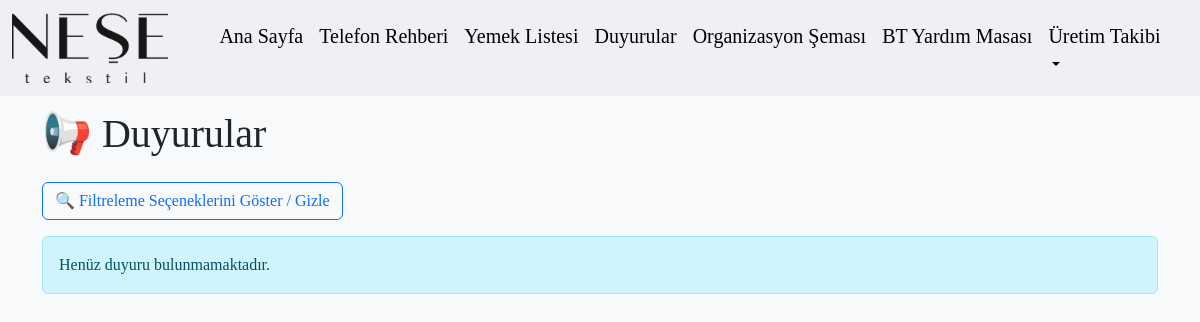
The app's page /duyurular, older data.
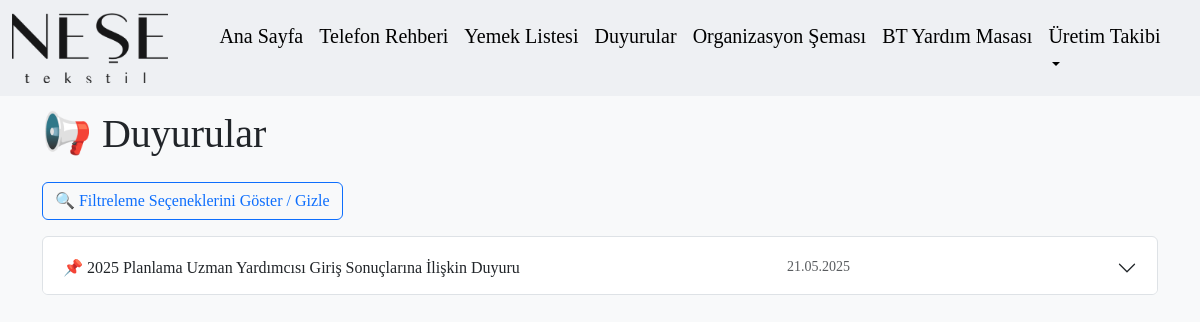
The same page, newer data.
### tables this page shows
CREATE TABLE duyurular (
            id INTEGER PRIMARY KEY AUTOINCREMENT,
            baslik TEXT NOT NULL,
            icerik TEXT NOT NULL
        , tarih TEXT);

### app.py (the view)
@app.route('/duyurular')
def duyurular():
    conn = get_db_connection()
    duyurular_raw = conn.execute('SELECT * FROM duyurular ORDER BY tarih DESC').fetchall()
    conn.close()
    duyurular = []
    for d in duyurular_raw:
        tarih_iso = d['tarih']  # örn: 2024-05-20
        try:
            tarih_tr = datetime.strptime(tarih_iso, "%Y-%m-%d").strftime("%d.%m.%Y")
        except:
            tarih_tr = tarih_iso  # hata olursa olduğu gibi göster
        duyurular.append({
            'id': d['id'],
            'baslik': d['baslik'],
            'icerik': d['icerik'],
            'tarih': tarih_tr
        })
    return render_template('duyurular.html', duyurular=duyurular)

### app.py (called while the page is built)
def get_db_connection():
    conn = sqlite3.connect('rehber.db')
    conn.row_factory = sqlite3.Row
    return conn

### templates/duyurular.html (shortened to what this page needs)
{% extends "base.html" %}
{% block content %}
<h1 class="mb-4">📢 Duyurular</h1>
<button class="btn btn-outline-primary mb-3" type="button" data-bs-toggle="collapse" data-bs-target="#filtrePaneli" aria-expanded="false" aria-controls="filtrePaneli">
    🔍 Filtreleme Seçeneklerini Göster / Gizle
</button>
{% if duyurular %}
<div class="accordion" id="duyuruAccordion">
    {% for d in duyurular %}
    <div class="accordion-item mb-2">
        <h2 class="accordion-header" id="heading{{ loop.index }}">
            <button class="accordion-button collapsed" type="button" data-bs-toggle="collapse" data-bs-target="#collapse{{ loop.index }}" aria-expanded="false" aria-controls="collapse{{ loop.index }}">
                📌 {{ d['baslik'] }} <span class="ms-auto text-muted small">{{ d['tarih'] }}</span>
            </button>
        </h2>
    </div>
    {% endfor %}
</div>
{% else %}
<div class="alert alert-info">Henüz duyuru bulunmamaktadır.</div>
{% endif %}
{% endblock %}

### templates/base.html (shortened to what this page needs)
<!DOCTYPE html>
<html lang="tr">
<head>
    <link href="https://cdn.jsdelivr.net/npm/bootstrap@5.3.3/dist/css/bootstrap.min.css" rel="stylesheet" />
    <link rel="stylesheet" href="{{ url_for('static', filename='style.css') }}">
</head>
<body>
  <nav class="navbar navbar-expand-lg navbar-light" style="background-color: #eef0f3; position: fixed; top: 0; left: 0; right: 0; z-index: 1000;">
    <div class="container-fluid">
      <a class="navbar-brand d-flex align-items-center" href="{{ url_for('index') }}">
        <img src="{{ url_for('static', filename='nese_logo_Nero_AI_Image_Upscaler_Business (2).png') }}" alt="Logo" height="70" class="me-2">
      </a>
      <div class="collapse navbar-collapse" id="navbarContent">
        <ul class="navbar-nav mx-auto">
          <li class="nav-item"><a class="nav-link" href="{{ url_for('index') }}"><h5>Ana Sayfa</h5></a></li>
          <li class="nav-item"><a class="nav-link" href="{{ url_for('rehber') }}"><h5>Telefon Rehberi</h5></a></li>
          <li class="nav-item"><a class="nav-link" href="{{ url_for('yemek_listesi') }}"><h5>Yemek Listesi</h5></a></li>
          <li class="nav-item"><a class="nav-link" href="{{ url_for('duyurular') }}"><h5>Duyurular</h5></a></li>
          <li class="nav-item"><a class="nav-link" href="#"><h5>Organizasyon Şeması</h5></a></li>
          <li class="nav-item"><a class="nav-link" href="#"><h5>BT Yardım Masası</h5></a></li>
         <li class="nav-item dropdown">
  <a class="nav-link dropdown-toggle" href="#" id="uretimDropdown" role="button" data-bs-toggle="dropdown" aria-expanded="false">
    <h5>Üretim Takibi</h5>
  </a>
</li>
        </ul>
      </div>
    </div>
  </nav>
  <div class="container" style="padding-top: 80px;">
    {% block content %}
    {% endblock %}
  </div>
</body>
</html>

### static/style.css (style rules this page uses)
body { padding: 30px; background-color: #f8f9fa; font-family: initial; }
h1 { margin-bottom: 30px; }
.navbar .nav-link { color: black !important; }
input, button { margin-right: 10px; }
.container { max-width: 100%; }
h2, h3, h4, h5 { margin: 0.3rem 0; }
ul { padding-left: 5rem; margin-bottom: 5rem; }

Row changes from the older to the newer data that the page shows:
added duyurular: baslik "2025 Planlama Uzman Yardımcısı Giriş Sonuçlarına İlişkin Duyuru", tarih "21.05.2025"
Text that changed along with them:
text no longer shown: "Henüz duyuru bulunmamaktadır."
